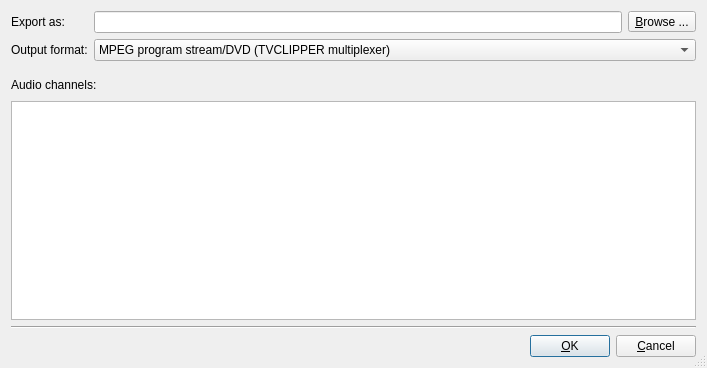
<?xml version="1.0" encoding="UTF-8"?>
<ui version="4.0">
 <class>DlgExport</class>
 <widget class="QDialog" name="DlgExport">
  <property name="geometry">
   <rect>
    <x>0</x>
    <y>0</y>
    <width>707</width>
    <height>368</height>
   </rect>
  </property>
  <property name="windowTitle">
   <string>tvclipper: export video</string>
  </property>
  <property name="sizeGripEnabled">
   <bool>true</bool>
  </property>
  <layout class="QVBoxLayout">
   <item>
    <layout class="QGridLayout">
     <property name="sizeConstraint">
      <enum>QLayout::SetMinimumSize</enum>
     </property>
     <property name="verticalSpacing">
      <number>6</number>
     </property>
     <item row="0" column="2">
      <widget class="QToolButton" name="filenamebrowsebutton">
       <property name="text">
        <string>&amp;Browse ...</string>
       </property>
       <property name="icon">
        <iconset theme="document-open-folder">
         <normaloff/>
        </iconset>
       </property>
       <property name="toolButtonStyle">
        <enum>Qt::ToolButtonTextBesideIcon</enum>
       </property>
      </widget>
     </item>
     <item row="0" column="0">
      <widget class="QLabel" name="textLabel1">
       <property name="text">
        <string>Export as:</string>
       </property>
       <property name="wordWrap">
        <bool>false</bool>
       </property>
      </widget>
     </item>
     <item row="0" column="1">
      <widget class="QLineEdit" name="filenameline"/>
     </item>
     <item row="1" column="0">
      <widget class="QLabel" name="textLabel2">
       <property name="text">
        <string>Output format:</string>
       </property>
       <property name="wordWrap">
        <bool>false</bool>
       </property>
      </widget>
     </item>
     <item row="1" column="1" colspan="2">
      <widget class="QComboBox" name="muxercombo">
       <property name="currentText">
        <string notr="true">MPEG program stream/DVD (TVCLIPPER multiplexer)</string>
       </property>
       <item>
        <property name="text">
         <string notr="true">MPEG program stream/DVD (TVCLIPPER multiplexer)</string>
        </property>
       </item>
       <item>
        <property name="text">
         <string notr="true">MPEG program stream (TVCLIPPER multiplexer)</string>
        </property>
       </item>
       <item>
        <property name="text">
         <string notr="true">MPEG program stream/DVD (libavformat)</string>
        </property>
       </item>
       <item>
        <property name="text">
         <string notr="true">MPEG transport stream (libavformat)</string>
        </property>
       </item>
      </widget>
     </item>
    </layout>
   </item>
   <item>
    <layout class="QVBoxLayout" name="verticalLayout">
     <property name="topMargin">
      <number>8</number>
     </property>
     <item>
      <layout class="QHBoxLayout" name="horizontalLayout">
       <item>
        <widget class="QLabel" name="labAudioChannels">
         <property name="text">
          <string>Audio channels:</string>
         </property>
        </widget>
       </item>
       <item>
        <spacer name="horizontalSpacer">
         <property name="orientation">
          <enum>Qt::Horizontal</enum>
         </property>
         <property name="sizeHint" stdset="0">
          <size>
           <width>40</width>
           <height>20</height>
          </size>
         </property>
        </spacer>
       </item>
      </layout>
     </item>
     <item>
      <widget class="QListWidget" name="audioList"/>
     </item>
    </layout>
   </item>
   <item>
    <widget class="Line" name="line">
     <property name="frameShape">
      <enum>QFrame::HLine</enum>
     </property>
     <property name="frameShadow">
      <enum>QFrame::Sunken</enum>
     </property>
    </widget>
   </item>
   <item>
    <layout class="QHBoxLayout">
     <property name="spacing">
      <number>6</number>
     </property>
     <property name="sizeConstraint">
      <enum>QLayout::SetMinimumSize</enum>
     </property>
     <property name="leftMargin">
      <number>0</number>
     </property>
     <property name="topMargin">
      <number>0</number>
     </property>
     <property name="rightMargin">
      <number>0</number>
     </property>
     <property name="bottomMargin">
      <number>0</number>
     </property>
     <item>
      <spacer name="Horizontal Spacing2">
       <property name="orientation">
        <enum>Qt::Horizontal</enum>
       </property>
       <property name="sizeType">
        <enum>QSizePolicy::Expanding</enum>
       </property>
       <property name="sizeHint" stdset="0">
        <size>
         <width>20</width>
         <height>20</height>
        </size>
       </property>
      </spacer>
     </item>
     <item>
      <widget class="QPushButton" name="buttonOk">
       <property name="text">
        <string>&amp;OK</string>
       </property>
       <property name="icon">
        <iconset theme="dialog-ok">
         <normaloff/>
        </iconset>
       </property>
       <property name="shortcut">
        <string/>
       </property>
       <property name="autoDefault">
        <bool>true</bool>
       </property>
       <property name="default">
        <bool>true</bool>
       </property>
      </widget>
     </item>
     <item>
      <widget class="QPushButton" name="buttonCancel">
       <property name="text">
        <string>&amp;Cancel</string>
       </property>
       <property name="icon">
        <iconset theme="dialog-cancel">
         <normaloff/>
        </iconset>
       </property>
       <property name="shortcut">
        <string/>
       </property>
       <property name="autoDefault">
        <bool>true</bool>
       </property>
      </widget>
     </item>
    </layout>
   </item>
  </layout>
 </widget>
 <layoutdefault spacing="6" margin="11"/>
 <pixmapfunction>qPixmapFromMimeSource</pixmapfunction>
 <resources/>
 <connections>
  <connection>
   <sender>buttonOk</sender>
   <signal>clicked()</signal>
   <receiver>DlgExport</receiver>
   <slot>accept()</slot>
   <hints>
    <hint type="sourcelabel">
     <x>20</x>
     <y>20</y>
    </hint>
    <hint type="destinationlabel">
     <x>20</x>
     <y>20</y>
    </hint>
   </hints>
  </connection>
  <connection>
   <sender>buttonCancel</sender>
   <signal>clicked()</signal>
   <receiver>DlgExport</receiver>
   <slot>reject()</slot>
   <hints>
    <hint type="sourcelabel">
     <x>20</x>
     <y>20</y>
    </hint>
    <hint type="destinationlabel">
     <x>20</x>
     <y>20</y>
    </hint>
   </hints>
  </connection>
  <connection>
   <sender>filenamebrowsebutton</sender>
   <signal>clicked()</signal>
   <receiver>DlgExport</receiver>
   <slot>fileselector()</slot>
   <hints>
    <hint type="sourcelabel">
     <x>20</x>
     <y>20</y>
    </hint>
    <hint type="destinationlabel">
     <x>20</x>
     <y>20</y>
    </hint>
   </hints>
  </connection>
 </connections>
</ui>
